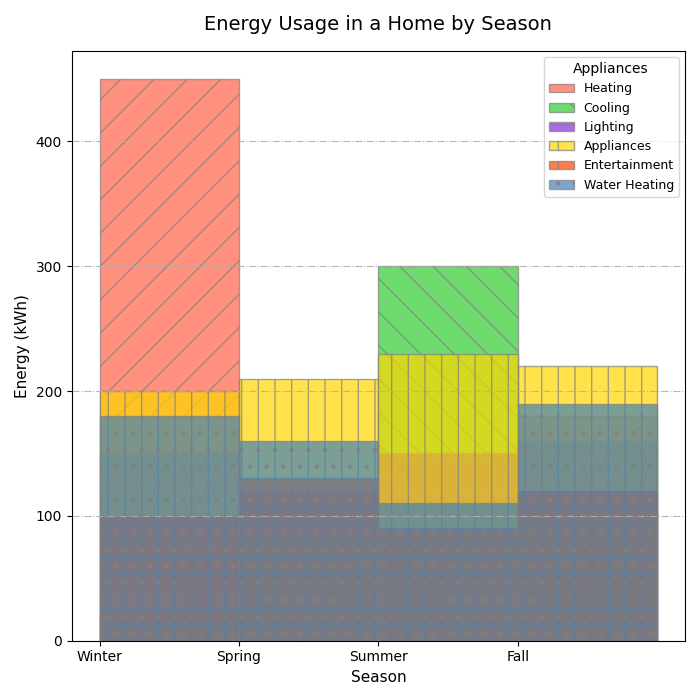

This chart was generated by the following Python code:
import matplotlib.pyplot as plt
import numpy as np

seasons = ['Winter', 'Spring', 'Summer', 'Fall']
heating = [450, 120, 30, 180]
cooling = [20, 80, 300, 100]
lighting = [150, 120, 150, 160]
appliances = [200, 210, 230, 220]
entertainment = [100, 130, 90, 120]
water_heating = [180, 160, 110, 190]
data = [heating, cooling, lighting, appliances, entertainment, water_heating]
appliance_labels = ['Heating', 'Cooling', 'Lighting', 'Appliances', 'Entertainment', 'Water Heating']

colors = ['#FF6347', '#32CD32', '#8A2BE2', '#FFD700', '#FF4500', '#4682B4']
hatch_patterns = ['/', '\\', '-', '|', '+', '.']

fig, ax = plt.subplots(figsize=(7, 7))

for i in range(len(data)):
    ax.hist(np.arange(len(seasons)), bins=np.arange(len(seasons) + 1), weights=data[i],
            label=appliance_labels[i], alpha=0.7, edgecolor='grey', color=colors[i], hatch=hatch_patterns[i])

ax.set_title("Energy Usage in a Home by Season", fontsize=14, pad=15)
ax.set_xlabel("Season", fontsize=11)
ax.set_ylabel("Energy (kWh)", fontsize=11)
ax.set_xticks(np.arange(len(seasons)))
ax.set_xticklabels(seasons, rotation=0)
ax.legend(title="Appliances", fontsize=9, title_fontsize='10', loc='upper right')
ax.yaxis.grid(True, linestyle='-.', alpha=0.9)

plt.tight_layout()
plt.show()
